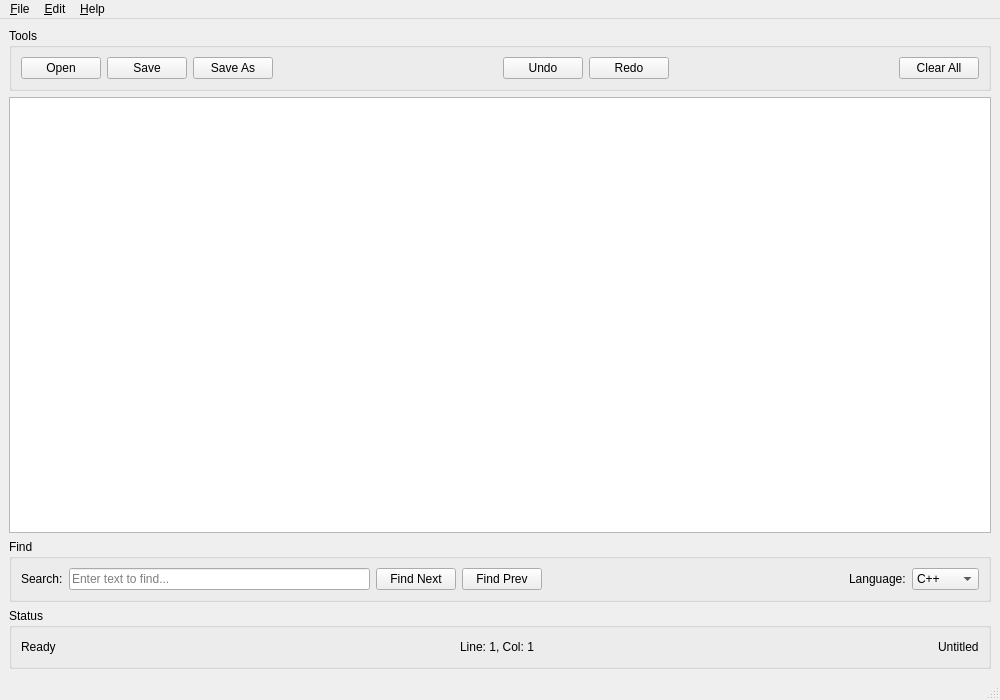
<?xml version="1.0" encoding="UTF-8"?>
<ui version="4.0">
 <class>MainWindow</class>
 <widget class="QMainWindow" name="MainWindow">
  <property name="geometry">
   <rect>
    <x>0</x>
    <y>0</y>
    <width>1000</width>
    <height>700</height>
   </rect>
  </property>
  <property name="windowTitle">
   <string>Text Editor with Syntax Highlighting</string>
  </property>
  <widget class="QWidget" name="centralwidget">
   <layout class="QVBoxLayout" name="verticalLayout">

    <item>
     <widget class="QGroupBox" name="toolsGroupBox">
      <property name="title">
       <string>Tools</string>
      </property>
      <layout class="QHBoxLayout" name="toolsLayout">
       <item>
        <widget class="QPushButton" name="openBtn">
         <property name="text">
          <string>Open</string>
         </property>
         <property name="iconSize">
          <size>
           <width>16</width>
           <height>16</height>
          </size>
         </property>
        </widget>
       </item>
       <item>
        <widget class="QPushButton" name="saveBtn">
         <property name="text">
          <string>Save</string>
         </property>
        </widget>
       </item>
       <item>
        <widget class="QPushButton" name="saveAsBtn">
         <property name="text">
          <string>Save As</string>
         </property>
        </widget>
       </item>
       <item>
        <spacer name="horizontalSpacer_1">
         <property name="orientation">
          <enum>Qt::Horizontal</enum>
         </property>
         <property name="sizeHint" stdset="0">
          <size>
           <width>40</width>
           <height>20</height>
          </size>
         </property>
        </spacer>
       </item>
       <item>
        <widget class="QPushButton" name="undoBtn">
         <property name="text">
          <string>Undo</string>
         </property>
        </widget>
       </item>
       <item>
        <widget class="QPushButton" name="redoBtn">
         <property name="text">
          <string>Redo</string>
         </property>
        </widget>
       </item>
       <item>
        <spacer name="horizontalSpacer_2">
         <property name="orientation">
          <enum>Qt::Horizontal</enum>
         </property>
         <property name="sizeHint" stdset="0">
          <size>
           <width>40</width>
           <height>20</height>
          </size>
         </property>
        </spacer>
       </item>
       <item>
        <widget class="QPushButton" name="clearBtn">
         <property name="text">
          <string>Clear All</string>
         </property>
        </widget>
       </item>
      </layout>
     </widget>
    </item>

    <item>
     <widget class="QTextEdit" name="textEdit">
      <property name="font">
       <font>
        <family>Courier New</family>
        <pointsize>10</pointsize>
       </font>
      </property>
     </widget>
    </item>

    <item>
     <widget class="QGroupBox" name="searchGroupBox">
      <property name="title">
       <string>Find</string>
      </property>
      <layout class="QHBoxLayout" name="searchLayout">
       <item>
        <widget class="QLabel" name="searchLabel">
         <property name="text">
          <string>Search:</string>
         </property>
        </widget>
       </item>
       <item>
        <widget class="QLineEdit" name="searchBox">
         <property name="placeholderText">
          <string>Enter text to find...</string>
         </property>
        </widget>
       </item>
       <item>
        <widget class="QPushButton" name="findNextBtn">
         <property name="text">
          <string>Find Next</string>
         </property>
        </widget>
       </item>
       <item>
        <widget class="QPushButton" name="findPrevBtn">
         <property name="text">
          <string>Find Prev</string>
         </property>
        </widget>
       </item>
       <item>
        <spacer name="horizontalSpacer_3">
         <property name="orientation">
          <enum>Qt::Horizontal</enum>
         </property>
         <property name="sizeHint" stdset="0">
          <size>
           <width>40</width>
           <height>20</height>
          </size>
         </property>
        </spacer>
       </item>
       <item>
        <widget class="QLabel" name="languageLabel">
         <property name="text">
          <string>Language:</string>
         </property>
        </widget>
       </item>
       <item>
        <widget class="QComboBox" name="languageCombo">
         <item>
          <property name="text">
           <string>C++</string>
          </property>
         </item>
         <item>
          <property name="text">
           <string>Python</string>
          </property>
         </item>
         <item>
          <property name="text">
           <string>Java</string>
          </property>
         </item>
        </widget>
       </item>
      </layout>
     </widget>
    </item>

    <item>
     <widget class="QGroupBox" name="statusGroupBox">
      <property name="title">
       <string>Status</string>
      </property>
      <layout class="QHBoxLayout" name="statusLayout">
       <item>
        <widget class="QLabel" name="statusLabel">
         <property name="text">
          <string>Ready</string>
         </property>
        </widget>
       </item>
       <item>
        <spacer name="horizontalSpacer_4">
         <property name="orientation">
          <enum>Qt::Horizontal</enum>
         </property>
         <property name="sizeHint" stdset="0">
          <size>
           <width>40</width>
           <height>20</height>
          </size>
         </property>
        </spacer>
       </item>
       <item>
        <widget class="QLabel" name="cursorLabel">
         <property name="text">
          <string>Line: 1, Col: 1</string>
         </property>
        </widget>
       </item>
       <item>
        <spacer name="horizontalSpacer_5">
         <property name="orientation">
          <enum>Qt::Horizontal</enum>
         </property>
         <property name="sizeHint" stdset="0">
          <size>
           <width>40</width>
           <height>20</height>
          </size>
         </property>
        </spacer>
       </item>
       <item>
        <widget class="QLabel" name="fileInfoLabel">
         <property name="text">
          <string>Untitled</string>
         </property>
        </widget>
       </item>
      </layout>
     </widget>
    </item>
   </layout>
  </widget>
  <widget class="QMenuBar" name="menubar">
   <property name="geometry">
    <rect>
     <x>0</x>
     <y>0</y>
     <width>1000</width>
     <height>21</height>
    </rect>
   </property>
   <widget class="QMenu" name="menuFile">
    <property name="title">
     <string>&amp;File</string>
    </property>
    <addaction name="actionOpen"/>
    <addaction name="actionSave"/>
    <addaction name="actionSaveAs"/>
    <addaction name="separator"/>
    <addaction name="actionExit"/>
   </widget>
   <widget class="QMenu" name="menuEdit">
    <property name="title">
     <string>&amp;Edit</string>
    </property>
    <addaction name="actionUndo"/>
    <addaction name="actionRedo"/>
    <addaction name="separator"/>
    <addaction name="actionClear"/>
   </widget>
   <widget class="QMenu" name="menuHelp">
    <property name="title">
     <string>&amp;Help</string>
    </property>
    <addaction name="actionAbout"/>
   </widget>
   <addaction name="menuFile"/>
   <addaction name="menuEdit"/>
   <addaction name="menuHelp"/>
  </widget>
  <widget class="QStatusBar" name="statusbar"/>
  <action name="actionOpen">
   <property name="text">
    <string>&amp;Open</string>
   </property>
   <property name="shortcut">
    <string>Ctrl+O</string>
   </property>
  </action>
  <action name="actionSave">
   <property name="text">
    <string>&amp;Save</string>
   </property>
   <property name="shortcut">
    <string>Ctrl+S</string>
   </property>
  </action>
  <action name="actionSaveAs">
   <property name="text">
    <string>Save &amp;As</string>
   </property>
   <property name="shortcut">
    <string>Ctrl+Shift+S</string>
   </property>
  </action>
  <action name="actionExit">
   <property name="text">
    <string>E&amp;xit</string>
   </property>
   <property name="shortcut">
    <string>Ctrl+Q</string>
   </property>
  </action>
  <action name="actionUndo">
   <property name="text">
    <string>&amp;Undo</string>
   </property>
   <property name="shortcut">
    <string>Ctrl+Z</string>
   </property>
  </action>
  <action name="actionRedo">
   <property name="text">
    <string>&amp;Redo</string>
   </property>
   <property name="shortcut">
    <string>Ctrl+Y</string>
   </property>
  </action>
  <action name="actionClear">
   <property name="text">
    <string>&amp;Clear All</string>
   </property>
  </action>
  <action name="actionAbout">
   <property name="text">
    <string>&amp;About</string>
   </property>
  </action>
 </widget>
 <resources/>
 <connections/>
</ui>
